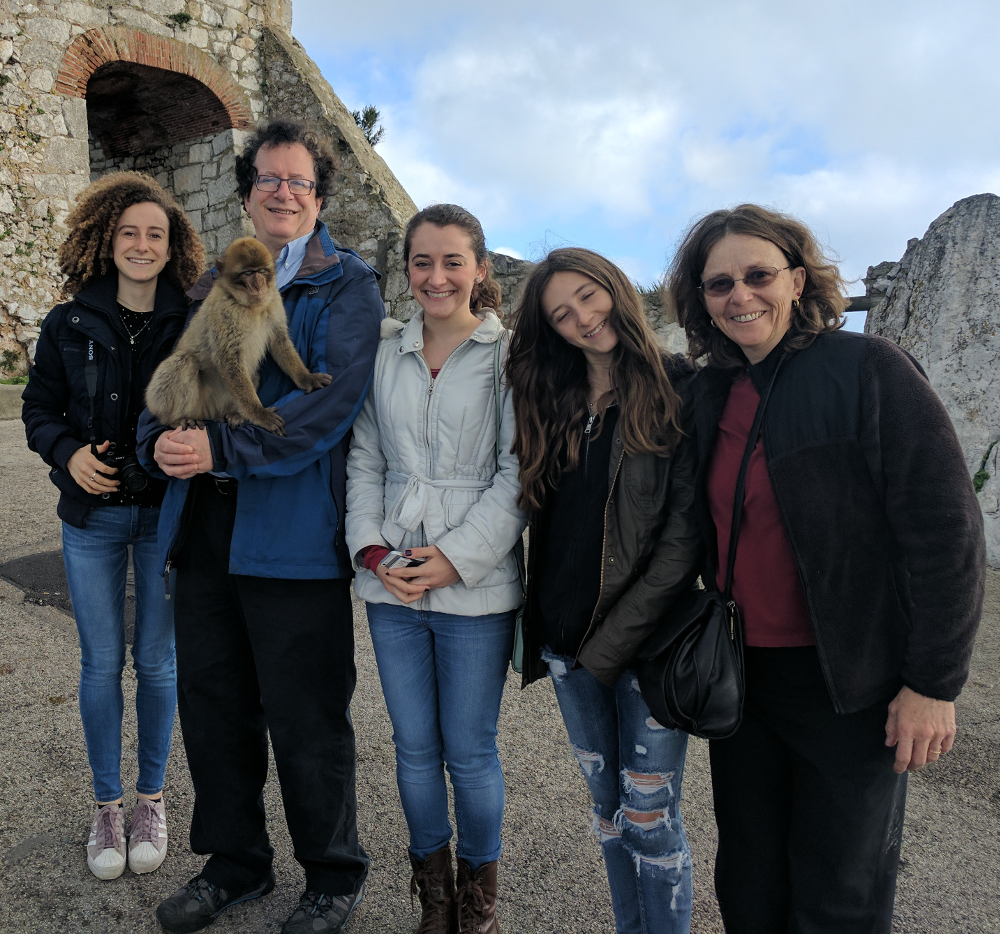
//> input picture faces.png, 1000 x 934 px
$ ./example_10-03   (built with g++ and OpenCV 4)
//> lines starting //> are read from the running program, lines starting //| are printed output that depends on the picture; after the words box and inside, x2 and y2 are one past the last pixel; in counts of white or black regions, pixels touching at a corner belong together
// Example 10-3. Threshold versus adaptive threshold
#include <opencv2/opencv.hpp>
#include <cstdlib>
#include <iostream>

using namespace std;

int main() {

    // Process command line arguments
    //
    double fixed_threshold = 10;
    int threshold_type = 1 ? cv::THRESH_BINARY : cv::THRESH_BINARY_INV;
    int adaptive_method = 0 ? cv::ADAPTIVE_THRESH_MEAN_C
                            : cv::ADAPTIVE_THRESH_GAUSSIAN_C;
    int block_size = 15;
    double offset = 10;
    cv::Mat Igray = cv::imread("../faces.png", cv::IMREAD_GRAYSCALE);
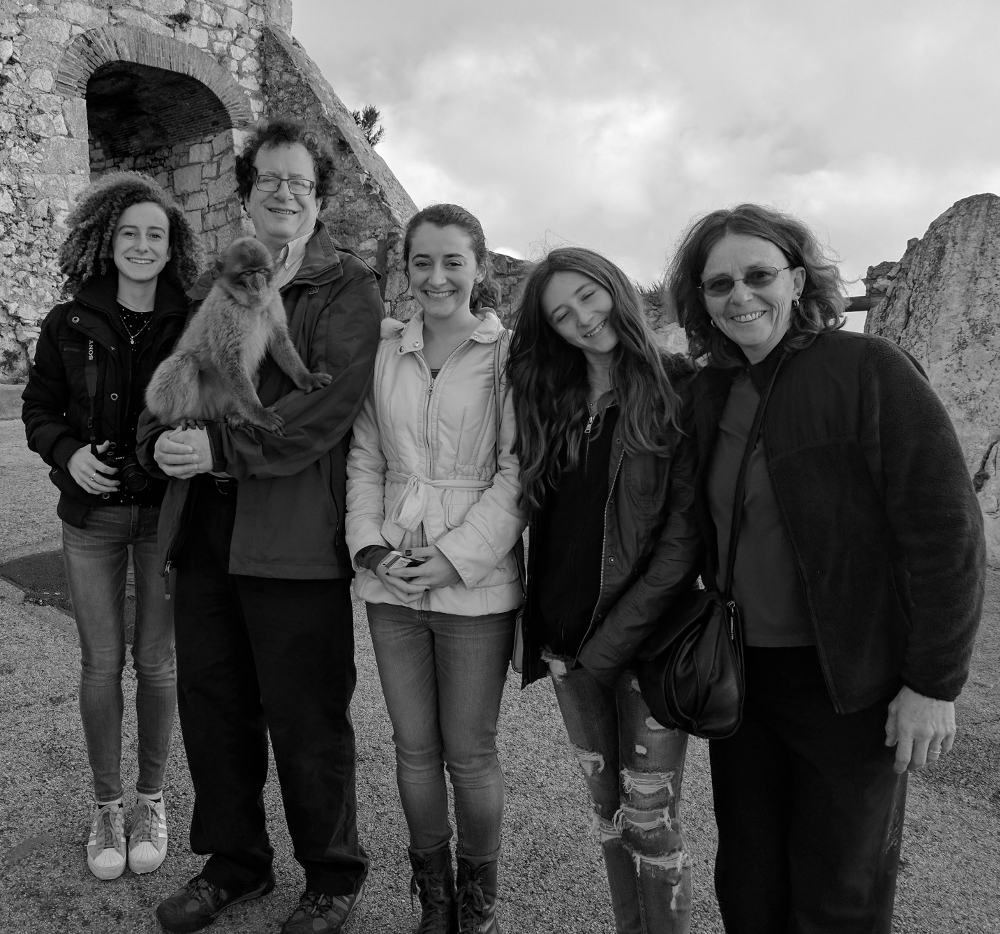
//> Igray: 934 rows x 1000 cols, CV_8UC1; min 0, max 254, mean 90.1

    // Read in gray image.
    //
    if (Igray.empty()) {
        cout << "Can not load " << "../faces.png" << endl;
        return -1;
    }

    // Declare the output images.
    //
    cv::Mat It, Iat;

    // Thresholds.
    //
    cv::threshold(
            Igray,
            It,
            fixed_threshold,
            255,
            threshold_type);
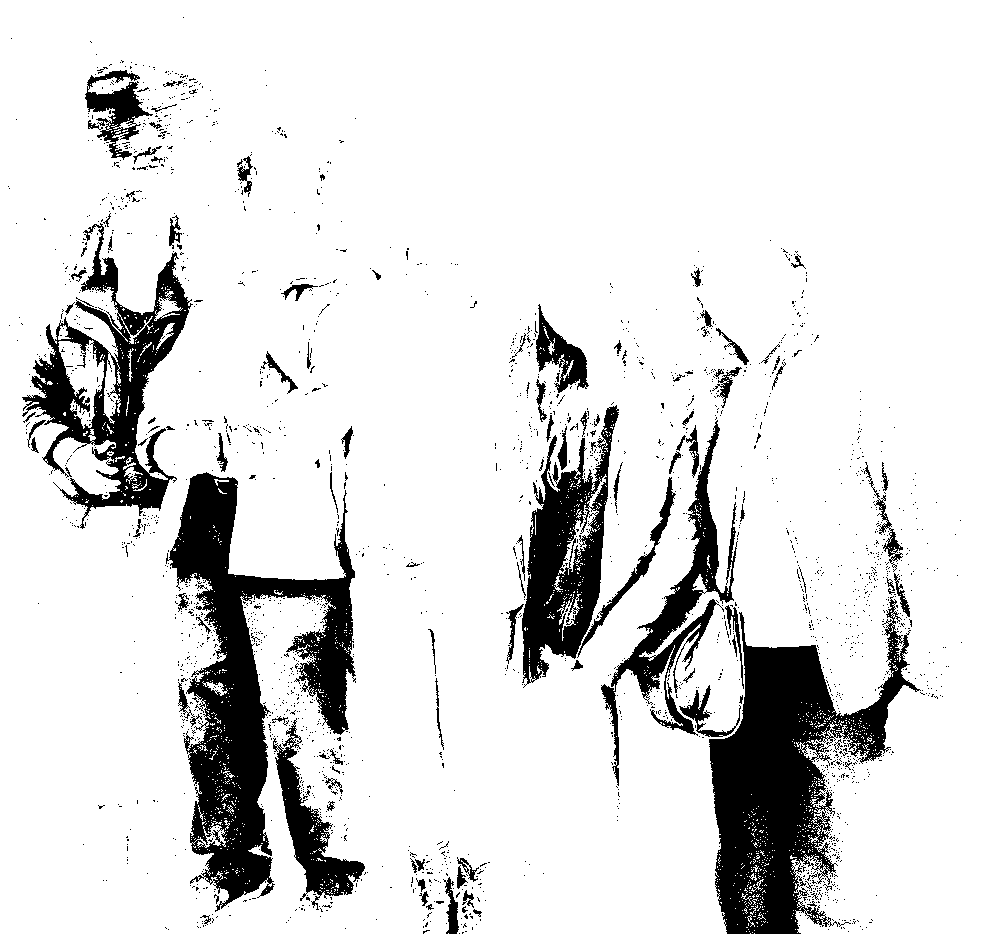
//> It: 934 rows x 1000 cols, CV_8UC1; 87.2% white; 2262 black regions (2148 under 20 px), largest, box (x1, y1, x2, y2) and area: (166, 472, 356, 912) 29799, (709, 596, 921, 934) 29488, (22, 223, 193, 529) 15144
    cv::adaptiveThreshold(
            Igray,
            Iat,
            255,
            adaptive_method,
            threshold_type,
            block_size,
            offset
    );
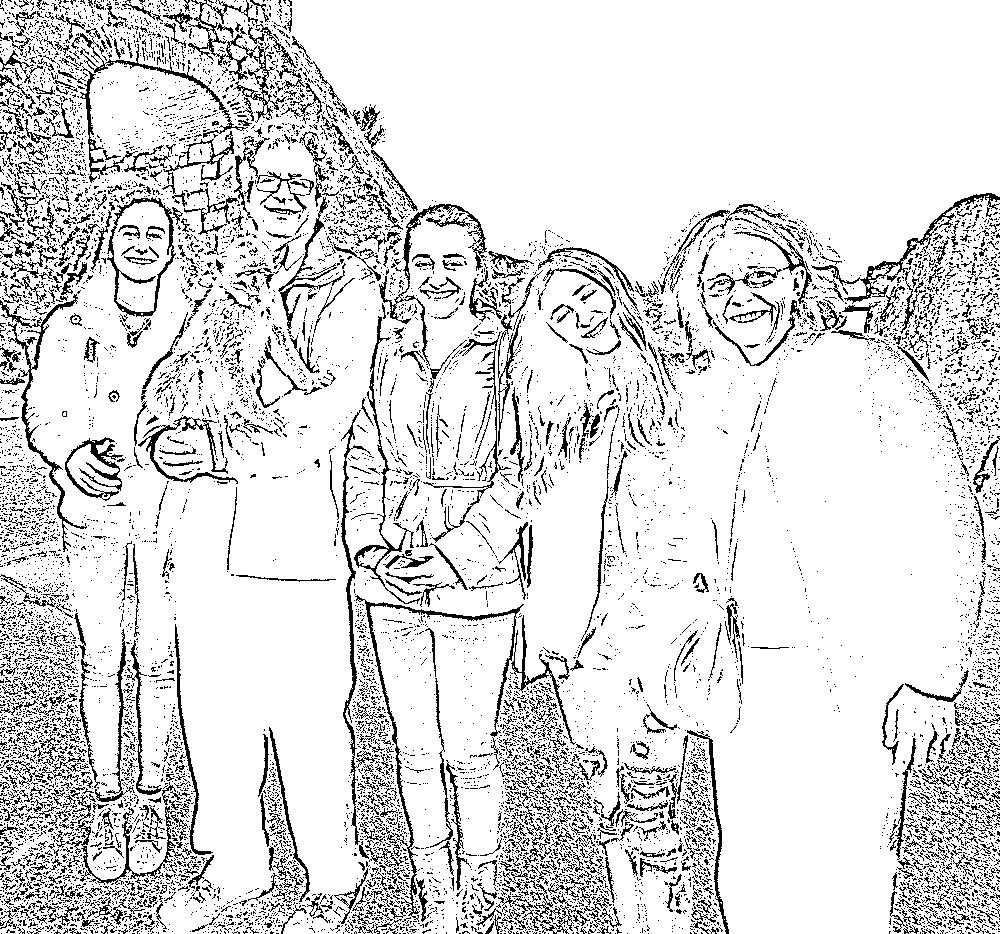
//> Iat: 934 rows x 1000 cols, CV_8UC1; 86.7% white; black in thin lines or dots

    // Show the results.
    //
    cv::imshow("Raw", Igray);
    cv::imshow("Threshold", It);
    cv::imshow("Adaptive Threshold", Iat);
    cv::waitKey(0);
    return 0;
}

$ run again, with example_16-01-imgA.png copied over faces.png
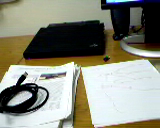
//> input picture example_16-01-imgA.png, 160 x 128 px
//> `cv::threshold( Igray, It, fixed_threshold, 255, threshold_type);`:
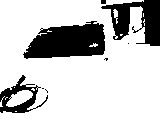
//> It: 128 rows x 160 cols, CV_8UC1; 79.1% white; 8 black regions (4 under 20 px), largest, box (x1, y1, x2, y2) and area: (23, 21, 105, 59) 2199, (101, 0, 160, 46) 1401, (0, 75, 48, 113) 638, (101, 0, 106, 4) 20
//> `cv::adaptiveThreshold( Igray, Iat, 255, adaptive_method, threshold_typ..`:
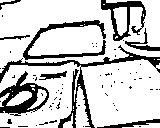
//> Iat: 128 rows x 160 cols, CV_8UC1; 79.4% white; 71 black regions (62 under 20 px), largest, box (x1, y1, x2, y2) and area: (0, 45, 160, 128) 1227, (0, 71, 49, 116) 849, (23, 20, 106, 60) 724
